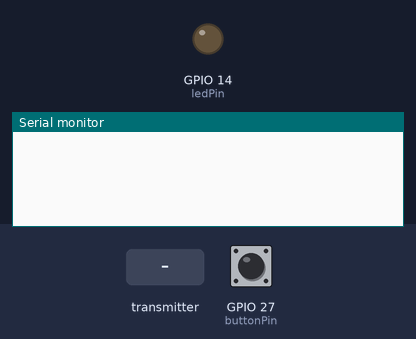
Bench run of a sketch on a simulated ESP32. Shown: output pins drawn as LEDs (lit = HIGH), the last lines printed to the serial monitor. The inputs (shaded band) are chosen by the test bench; at power-on: GPIO 27 (buttonPin) HIGH.

Above: at 1.2 s.
1.3 s: GPIO 27 (buttonPin) pulled LOW for 0.15 s
At 2.6 s:
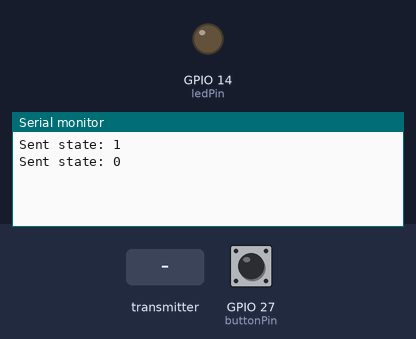
2.9 s: the transmitter starts sending btnState = 0
At 3.4 s:
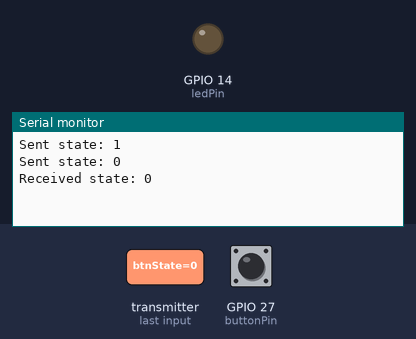

Measured:
- after the input at 1.3 s, the serial monitor: prints a new line at once (image 1)
- after the input at 2.9 s, the serial monitor: prints a new line after 0.05 s (image 2)

The sketch:

07-P2P_DataReceived_Sending_UsingLED.ino
```cpp
#include <esp_now.h>
#include <WiFi.h>

const int buttonPin = 27;
const int ledPin = 14;

// Use the MAC address of the TARGET ESP32
uint8_t peerAddress[] = {0xB0, 0xCB, 0xD8, 0x89, 0xC8, 0x30};

typedef struct struct_message {
    int btnState;
} struct_message;

struct_message myData;
struct_message incomingReadings;

int lastButtonState = LOW; // For edge detection

// Updated Callback for ESP32 Core 3.0+
void OnDataRecv(const esp_now_recv_info_t * recv_info, const uint8_t *incomingData, int len) {
  memcpy(&incomingReadings, incomingData, sizeof(incomingReadings));
  digitalWrite(ledPin, incomingReadings.btnState);
  Serial.print("Received state: ");
  Serial.println(incomingReadings.btnState);
  delay(200);
  digitalWrite(ledPin, 0);
}

void setup() {
  Serial.begin(115200);

  // Using INPUT_PULLUP is safer if your button connects to GND
  pinMode(buttonPin, INPUT_PULLUP);
  pinMode(ledPin, OUTPUT);

  WiFi.mode(WIFI_STA);

  if (esp_now_init() != ESP_OK) {
    Serial.println("Error initializing ESP-NOW");
    return;
  }

  // Register callback
  esp_now_register_recv_cb(OnDataRecv);

  // Register peer
  esp_now_peer_info_t peerInfo = {}; // Initialize with zeros
  memcpy(peerInfo.peer_addr, peerAddress, 6);
  peerInfo.channel = 0;
  peerInfo.encrypt = false;

  if (esp_now_add_peer(&peerInfo) != ESP_OK) {
    Serial.println("Failed to add peer");
    return;
  }
}

void loop() {
  // 1. Read button (Inverted logic because of INPUT_PULLUP)
  int currentButtonState = !digitalRead(buttonPin);

  // 2. Only send if the state has CHANGED (Edge Detection)
  if (currentButtonState != lastButtonState) {
    myData.btnState = currentButtonState;
    esp_now_send(peerAddress, (uint8_t *) &myData, sizeof(myData));

    Serial.print("Sent state: ");
    Serial.println(currentButtonState);

    lastButtonState = currentButtonState;
  }

  delay(10); // Faster polling but less network traffic
}
```
